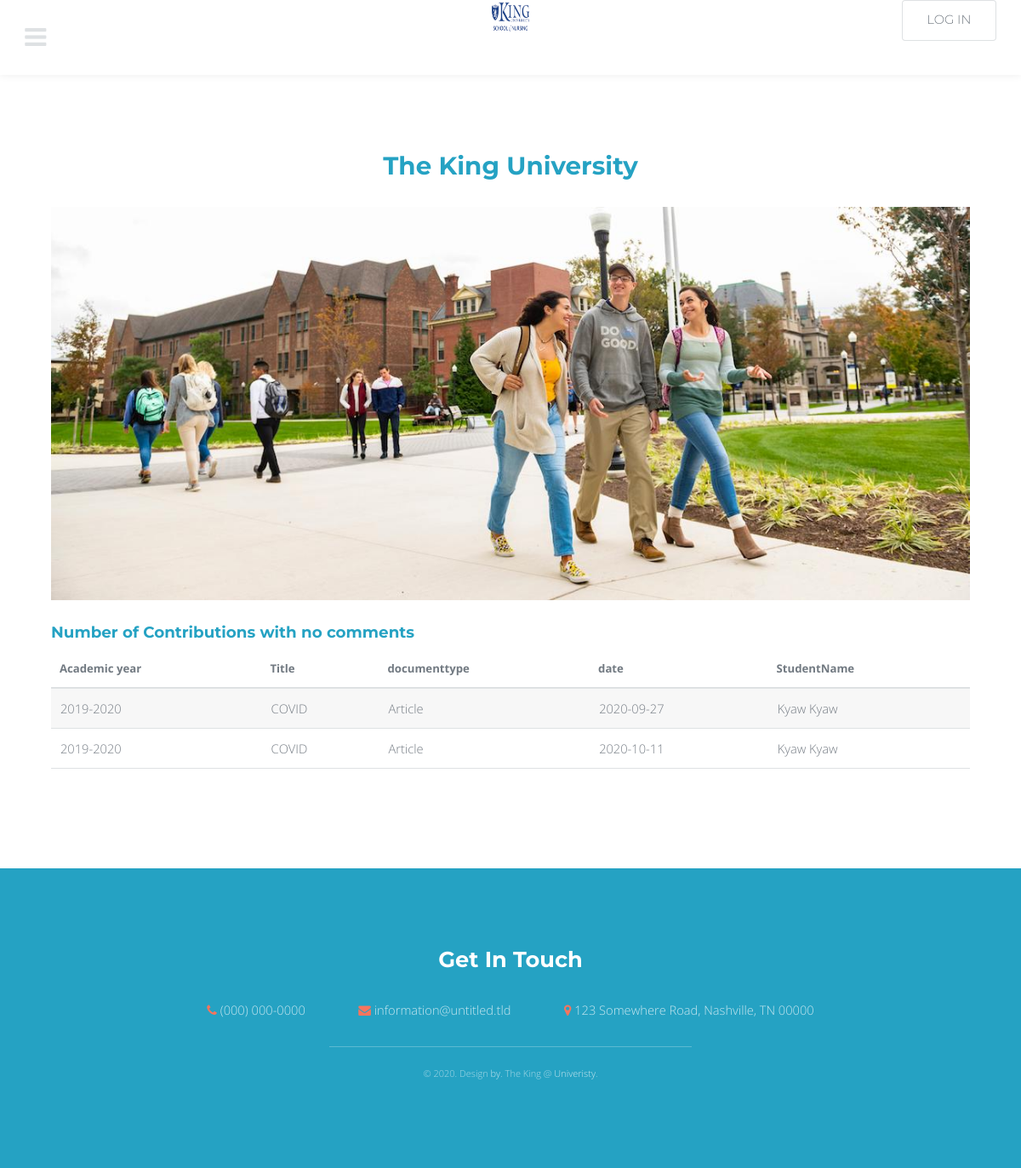
/report_no_of_contributions_nocomment.php, run on the app's committed database.
### tables this page shows
CREATE TABLE `tblstudent` (
  `studentid` varchar(50) NOT NULL,
  `name` varchar(50) DEFAULT NULL,
  `address` varchar(50) DEFAULT NULL,
  `phone` varchar(50) DEFAULT NULL,
  `email` varchar(50) DEFAULT NULL,
  `username` varchar(50) DEFAULT NULL,
  `password` varchar(50) DEFAULT NULL,
  `status` varchar(50) NOT NULL
);

### report_no_of_contributions_nocomment.php (the view, shortened to what this page needs)
<?php
	include_once('header.php');
	include_once('function.php');
 ?>
<!DOCTYPE HTML>
<html>
	<head>
		<link rel="stylesheet" href="assets/css/main.css" />
	</head>
	<body class="subpage">
			<section id="main" class="wrapper">
				<div class="inner">
					<header class="align-center">
						<h1>The King University</h1>
					</header>
					<div class="image fit">
						<img src="images/uni4.jpg" alt="" />
						<br>
						<h3>Number of Contributions with no comments</h3>
						<form method="post" action="#" enctype="multipart/form-data">
						         <?php
						          $adminquery="SELECT * FROM qry_nocomment c,tblstudent s
						          		WHERE s.studentid=c.studentid";
						              $adminret=mysqli_query($connection,$adminquery);
						              $admincount=mysqli_num_rows($adminret);
						              ?>
						              <div class="table-wrapper">
						              <table align='center' class="table-wrapper">
						                      <thead>
						                          <tr>
						                              <th> Academic year </th>
						                              <th> Title </th>
						                              <th> documenttype</th>
						                              <th> date</th>
						                              <th> StudentName</th>
						                          </tr>
						                      </thead>
						              <tbody>
						               <?php
						              for($i=0;$i<$admincount;$i++)
						              {
						                $arr=mysqli_fetch_array($adminret);
							              echo "<tr>";
						                  echo "<td>" . $arr['academicyear'] . "</td>";
						                  echo "<td>" . $arr['title'] . "</td>";
						                  echo "<td>" . $arr['documenttype'] . "</td>";
						                  echo "<td>" . $arr['date'] . "</td>";
						                  echo "<td>" . $arr['name'] . "</td>";
						                echo "</tr>";
						              }
						              ?>
						          </tbody>
						                  </table>
						              </div>
								</form>
					</div>
				</div>
			</section>
			<footer id="footer">
				<div class="inner">
					<h2>Get In Touch</h2>
					<ul class="actions">
						<li><span class="icon fa-phone"></span> <a href="#">(000) 000-0000</a></li>
						<li><span class="icon fa-envelope"></span> <a href="#">information@untitled.tld</a></li>
						<li><span class="icon fa-map-marker"></span> 123 Somewhere Road, Nashville, TN 00000</li>
					</ul>
				</div>
				<div class="copyright">
					&copy; 2020. Design <a href="#">by</a>. The King @  <a href="#">Univeristy</a>.
				</div>
			</footer>
	</body>
</html>

### assets/css/main.css (style rules this page uses)
html, body, div, span, applet, object, iframe, h1, h2, h3, h4, h5, h6, p, blockquote, pre, a, abbr, acronym, address, big, cite, code, del, dfn, em, img, ins, kbd, q, s, samp, small, strike, strong, sub, sup, tt, var, b, u, i, center, dl, dt, dd, ol, ul, li, fieldset, form, label, legend, table, caption, tbody, tfoot, thead, tr, th, td, article, aside, canvas, details, embed, figure, figcaption, footer, header, hgroup, menu, nav, output, ruby, section, summary, time, mark, audio, video { margin: 0; padding: 0; border: 0; font-size: 100%; font: inherit; vertical-align: baseline; }
article, aside, details, figcaption, figure, footer, header, hgroup, menu, nav, section { display: block; }
body { line-height: 1; }
ol, ul { list-style: none; }
table { border-collapse: collapse; border-spacing: 0; }
body { -webkit-text-size-adjust: none; }
*, *:before, *:after { -moz-box-sizing: border-box; -webkit-box-sizing: border-box; box-sizing: border-box; }
body { -ms-overflow-style: scrollbar; }
body { background: #fff; }
.inner { margin: 0 auto; max-width: 65em; }
@media screen and (max-width: 1280px) { .inner { max-width: 90%; } }
body, input, select, textarea { color: #767d85; font-family: "Open Sans", Arial, Helvetica, sans-serif; font-size: 13pt; font-weight: 300; line-height: 1.65; }
@media screen and (max-width: 1680px) { body, input, select, textarea { font-size: 11pt; } }
@media screen and (max-width: 1280px) { body, input, select, textarea { font-size: 11pt; } }
a { color: #25a2c3; text-decoration: underline; }
h1, h2, h3, h4, h5, h6 { color: #727a82; font-weight: 700; font-family: "Montserrat", sans-serif; line-height: 1.5; margin: 0 0 1em 0; }
h1 { font-size: 2em; line-height: 1.3; }
h2 { font-size: 1.75em; }
h3 { font-size: 1.25em; }
.align-center { text-align: center; }
form { margin: 0 0 2em 0; }
.icon { text-decoration: none; border-bottom: none; position: relative; }
.icon:before { -moz-osx-font-smoothing: grayscale; -webkit-font-smoothing: antialiased; font-family: FontAwesome; font-style: normal; font-weight: normal; text-transform: none !important; }
.image { border: 0; display: inline-block; position: relative; }
.image img { display: block; }
.image.fit { display: block; margin: 0 0 2em 0; width: 100%; }
.image.fit img { width: 100%; }
ul { list-style: disc; margin: 0 0 2em 0; padding-left: 1em; }
ul li { padding-left: 0.5em; }
ul.actions { cursor: default; list-style: none; padding-left: 0; }
ul.actions li { display: inline-block; padding: 0 1em 0 0; vertical-align: middle; }
ul.actions li:last-child { padding-right: 0; }
.table-wrapper { -webkit-overflow-scrolling: touch; overflow-x: auto; }
table { margin: 0 0 2em 0; width: 100%; }
table tbody tr { border: solid 1px #dee1e3; border-left: 0; border-right: 0; }
table tbody tr:nth-child(2n + 1) { background-color: rgba(144, 144, 144, 0.075); }
table td { padding: 0.75em 0.75em; }
table th { color: #727a82; font-size: 0.9em; font-weight: 700; padding: 0 0.75em 0.75em 0.75em; text-align: left; }
table thead { border-bottom: solid 2px #dee1e3; }
.wrapper { padding: 6em 0 4em 0; }
.wrapper h1, .wrapper h2, .wrapper h3, .wrapper h4, .wrapper h5 { color: #25a2c3; }
body { padding-top: 6em; }
#footer { padding: 6em 0 4em 0; background: #25a2c3; text-align: center; color: #c8e7f0; }
#footer h2 { color: #fff; }
#footer .icon { color: #f6755e; }
#footer a { color: #c8e7f0; text-decoration: none; }
#footer ul li { padding: 0 2em; }
#footer .copyright { display: inline-block; color: #a7d9e7; font-size: 0.75em; margin: 0 0 2em 0; padding: 0; text-align: center; border-top: 1px solid rgba(255, 255, 255, 0.25); padding: 2em 10em; }

### data on the page
tblstudent: academicyear "2019-2020", title "COVID", documenttype "Article", date "2020-09-27", name "Kyaw Kyaw", date "2020-10-11"
